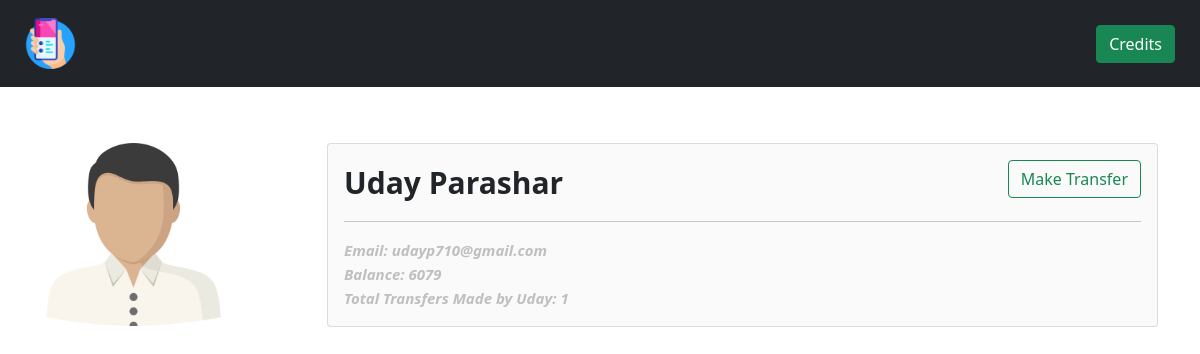
The app's page /customerDetail/7/ with its own data.
### accounts/models.py (models this page shows)
class Customer(models.Model):
    user = models.OneToOneField(User, related_name='userprofile', on_delete=models.CASCADE)
    first_name = models.CharField(max_length=200, null=False, default='')
    last_name = models.CharField(max_length=200, null=True)
    email = models.CharField(max_length=30, default='')
    current_balance = models.IntegerField(default=0)
    total_tranfers = models.IntegerField(default=0)

### accounts/views.py (the view)
# urls.py: path('customerDetail/<str:pk>/', views.customerDetail, name='customerDetail'),
def customerDetail(request, pk):
    customer = Customer.objects.get(pk=pk)
    return render(request, 'accounts/customerDetail.html',{'customer':customer})

### accounts/templates/accounts/customerDetail.html (shortened to what this page needs)
{% load static %}
<!DOCTYPE html>
<html lang="en">
<head>
    <link href="https://cdn.jsdelivr.net/npm/bootstrap@5.0.0/dist/css/bootstrap.min.css" rel="stylesheet">
</head>
<body>
    {% include 'accounts/navbar.html' %}
    <div class="container">
        <div class="row" style="margin-top: 5%;">
            <div class="col-3">
                <img width="70%" src="{% static 'img/profile.png' %}" alt="">
            </div>
            <div class="col-9">
                <div class="card" style="background-color: #fafafa;">
                    <div class="card-body">
                        <strong style="font-size: 30px;">{{customer.first_name}} {{customer.last_name}}</strong>
                        <a class="btn btn-outline-success " style="float:right;" href="{% url 'createTransfers' customer.id %}">Make Transfer</a> <br> <hr>
                        <small style="color: #bfbfbf;font-weight: bolder; font-style: italic; font-size: 15px;">Email: {{customer.email}}</small> <br>
                        <small style="color: #bfbfbf;font-weight: bolder; font-style: italic;font-size: 15px;">Balance: {{customer.current_balance}}</small> <br>
                        <small style="color: #bfbfbf;font-weight: bolder; font-style: italic;font-size: 15px;">Total Transfers Made by {{customer.first_name}}: {{customer.total_tranfers}}</small>
                    </div>
                </div>
            </div>
        </div>
    </div>
</body>
</html>

### records on screen
Customer: first_name "Uday", last_name "Parashar", email "udayp710@gmail.com", current_balance "6079", total_tranfers "1"
